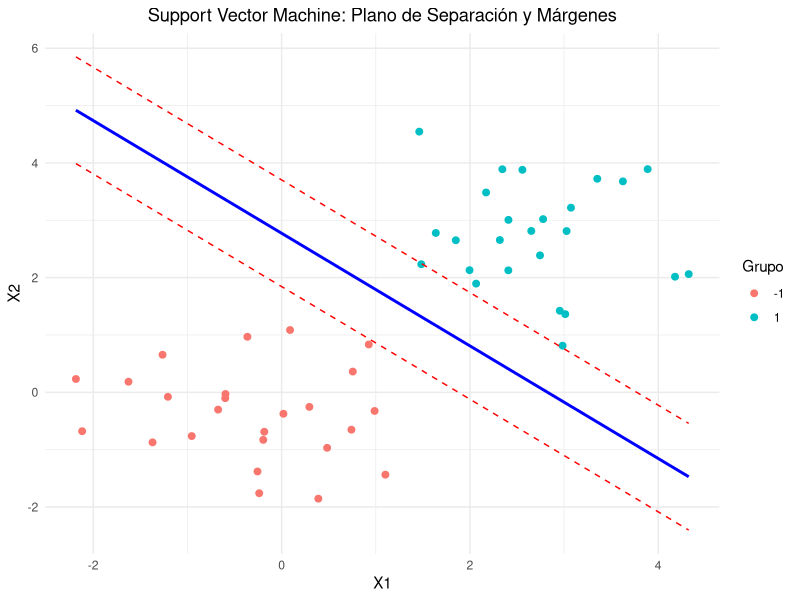

Write the R code that produced this figure.
library(tidyverse)
library(e1071)

set.seed(10)
n <- 25  # número de puntos por clase
x1 <- matrix(rnorm(n * 2), ncol = 2)
set.seed(11)
x2 <- matrix(rnorm(n * 2) + 3, ncol = 2)
y <- c(rep(-1, n), rep(1, n))
datos <- data.frame(x = rbind(x1, x2), y = as.factor(y))
colnames(datos) <- c("x1", "x2", "Grupo")

modelo_svm <- svm(Grupo ~ ., data = datos, kernel = "linear", cost = 10, scale = FALSE)

w <- t(modelo_svm$coefs) %*% modelo_svm$SV
b <- -modelo_svm$rho

# Hiperplano de separación
hiperplano <- function(x1, w, b) {
  -(-b - w[1] * x1) 
}

# Márgenes basados en los vectores de soporte
margen1 <- function(x1, w, b, margin) {
  -(-b - w[1] * x1 + margin) 
}

margen2 <- function(x1, w, b, margin) {
  -(-b - w[1] * x1 - margin) 
}

# Calcula el margen basado en los vectores de soporte
margin <- 0.93


ggplot(datos, aes(x = x1, y = x2, color = Grupo)) +
  geom_point(size = 2) +
  stat_function(fun = hiperplano, args = list(w = w, b = b), color = "blue", size = 1) +
  stat_function(fun = margen1, args = list(w = w, b = b, margin = margin), color = "red", linetype = "dashed") +
  stat_function(fun = margen2, args = list(w = w, b = b, margin = margin), color = "red", linetype = "dashed") +
  labs(title = "Support Vector Machine: Plano de Separación y Márgenes",
       x = "X1",
       y = "X2") +
  theme_minimal() +
  theme(plot.title = element_text(hjust = 0.5))

